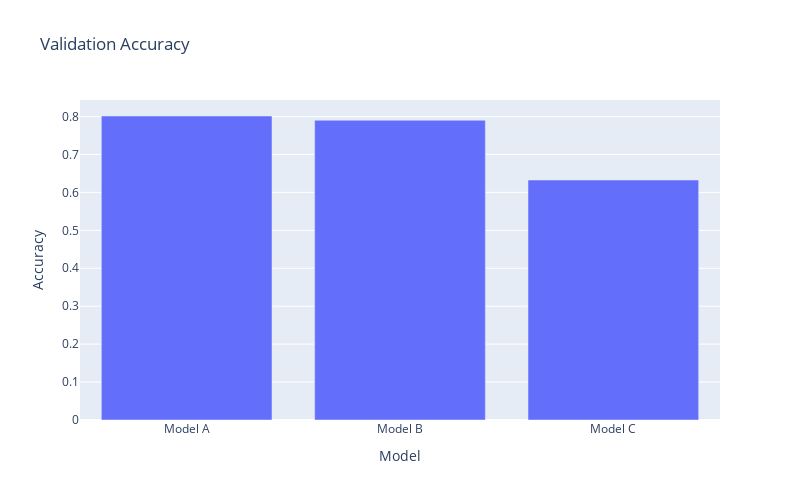

Write notebook code for a chart like this one.
### Markdown cell above
Model C is not a valid option!

### Code cell
# Ploting validation accuracy of models A, B, and C
px.bar(x=['Model A','Model B','Model C'], y=[ts_accA, ts_accB, ts_accC],
       labels={'x': 'Model', 'y': 'Accuracy'},
       width=800, height=500, title='Validation Accuracy')

### Figure 1 — Plotly figure (JSON) as saved in the notebook; plotly's stock layout.template omitted (floating-point values rounded to 4 significant figures)
{"data": [{"alignmentgroup": "True", "hovertemplate": "Model=%{x}<br>Accuracy=%{y}<extra></extra>", "legendgroup": "", "marker": {"color": "#636efa", "pattern": {"shape": ""}}, "name": "", "offsetgroup": "", "orientation": "v", "showlegend": false, "textposition": "auto", "type": "bar", "x": ["Model A", "Model B", "Model C"], "xaxis": "x", "y": [0.8014, 0.7903, 0.6327], "yaxis": "y"}], "layout": {"barmode": "relative", "height": 500, "legend": {"tracegroupgap": 0}, "title": {"text": "Validation Accuracy"}, "width": 800, "xaxis": {"anchor": "y", "domain": [0, 1], "title": {"text": "Model"}}, "yaxis": {"anchor": "x", "domain": [0, 1], "title": {"text": "Accuracy"}}}}
